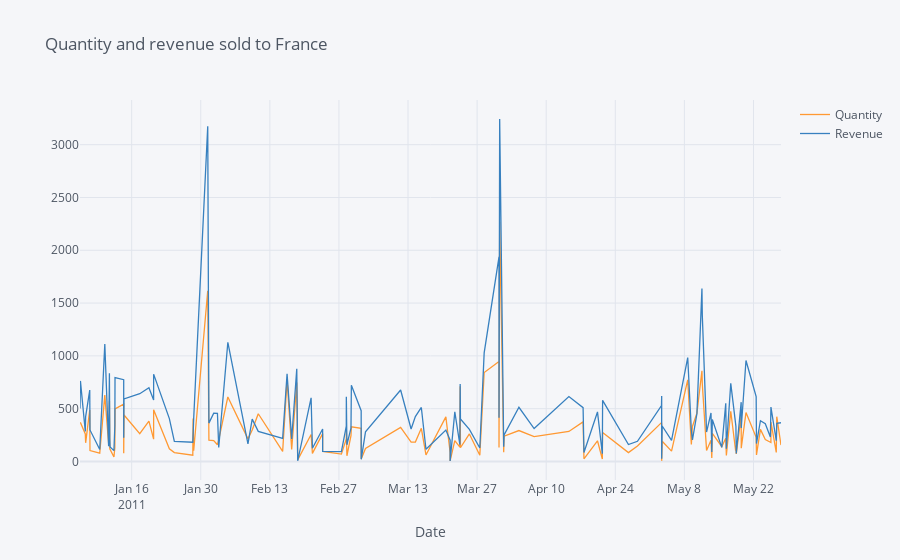

The notebook cell saved with this chart:
### Code cell
retail_france = retail_france.groupby('InvoiceDate').sum(numeric_only=True)

retail_france[['Quantity', 'Revenue']].iplot(kind='line', xTitle='Date', title='Quantity and revenue sold to France')
